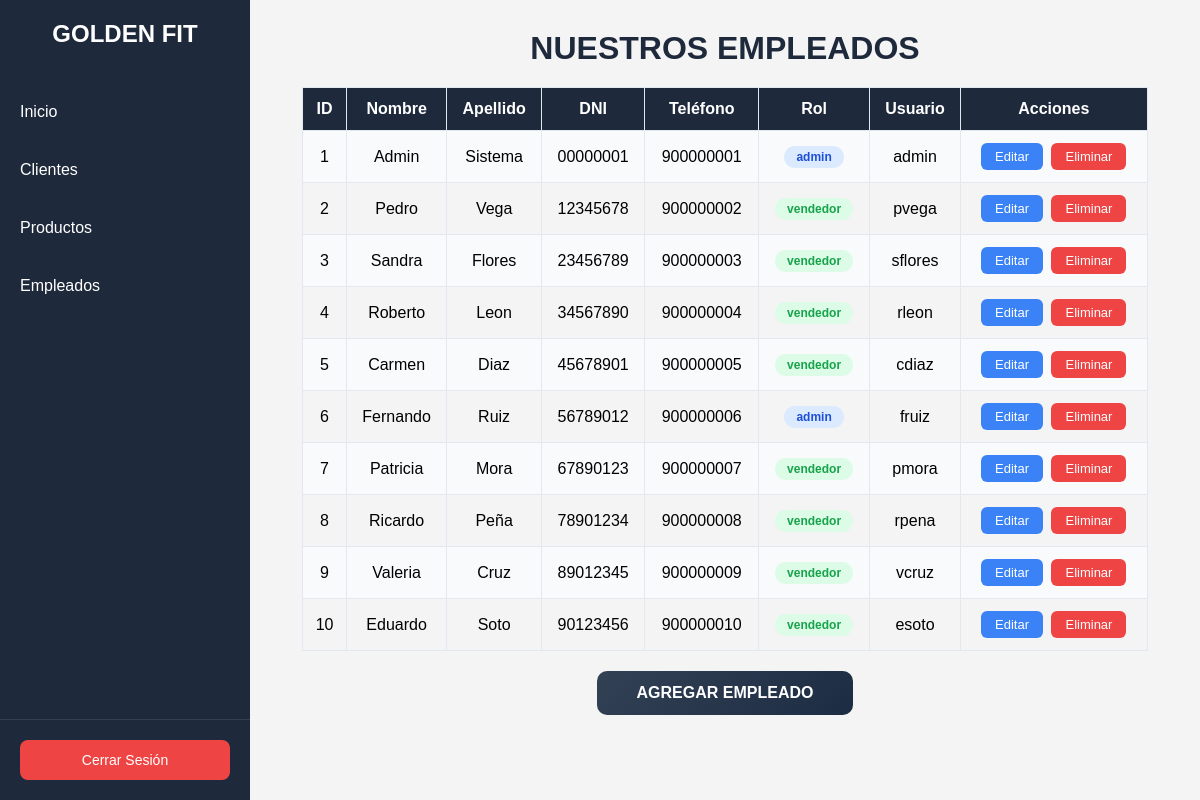
Screenshot of /controllers/empleadoController.php (signed in) with the database file from the repository.
### tables this page shows
CREATE TABLE `empleado` (
  `ID_empleado` int(11) NOT NULL,
  `Nombre` varchar(50) NOT NULL,
  `Apellido` varchar(80) NOT NULL,
  `DNI` varchar(8) NOT NULL,
  `Telefono` varchar(15) NOT NULL,
  `Rol` varchar(50) NOT NULL,
  `Usuario` varchar(50) NOT NULL,
  `Clave` varchar(255) NOT NULL
);

### models/empleado.php (called while the page is built, shortened)
<?php
class Empleado {
    public function MostrarEmpleados($conexion) {
        return mysqli_query($conexion, "SELECT * FROM empleado ORDER BY ID_empleado ASC");
    }
}
?>

### views/empleados.php (the view, shortened to what this page needs)
<!DOCTYPE html>
<html lang="es">
<head>
</head>
<body>
<div class="sidebar">
    <h2>GOLDEN FIT</h2>
    <nav>
        <ul>
            <li><a href="../views/vistaUsuario.php">Inicio</a></li>
            <li><a href="../controllers/usuarioController.php">Clientes</a></li>
            <li><a href="../controllers/productoController.php">Productos</a></li>
            <li><a href="../controllers/empleadoController.php">Empleados</a></li>
        </ul>
    </nav>
    <div class="sidebar-footer">
        <?php if (!empty($_SESSION['logueado'])): ?>
            <a href="../controllers/LoginController.php?accion=logout" class="btn-cerrar-sesion">Cerrar Sesión</a>
        <?php else: ?>
            <a href="../views/index.php" class="btn-sesion">Iniciar Sesión</a>
        <?php endif; ?>
    </div>
</div>
<div class="contenido">
    <h1>NUESTROS EMPLEADOS</h1>
    <table>
        <tr>
            <th>ID</th><th>Nombre</th><th>Apellido</th><th>DNI</th>
            <th>Teléfono</th><th>Rol</th><th>Usuario</th><th>Acciones</th>
        </tr>
        <?php while ($fila = mysqli_fetch_assoc($empleados)): ?>
        <tr>
            <td><?php echo htmlspecialchars($fila['ID_empleado']); ?></td>
            <td><?php echo htmlspecialchars($fila['Nombre']); ?></td>
            <td><?php echo htmlspecialchars($fila['Apellido']); ?></td>
            <td><?php echo htmlspecialchars($fila['DNI']); ?></td>
            <td><?php echo htmlspecialchars($fila['Telefono']); ?></td>
            <td>
                <?php $clase = ($fila['Rol'] === 'admin') ? 'badge-admin' : 'badge-vendedor'; ?>
                <span class="badge-rol <?php echo $clase; ?>">
                    <?php echo htmlspecialchars($fila['Rol']); ?>
                </span>
            </td>
            <td><?php echo htmlspecialchars($fila['Usuario']); ?></td>
            <td>
                <button class="btn-editamos" onclick="abrirEditar(
                    '<?php echo $fila['ID_empleado']; ?>',
                    '<?php echo addslashes($fila['Nombre']); ?>',
                    '<?php echo addslashes($fila['Apellido']); ?>',
                    '<?php echo addslashes($fila['DNI']); ?>',
                    '<?php echo addslashes($fila['Telefono']); ?>',
                    '<?php echo addslashes($fila['Rol']); ?>',
                    '<?php echo addslashes($fila['Usuario']); ?>'
                )">Editar</button>
                <button class="btn-eliminar" onclick="eliminar('<?php echo $fila['ID_empleado']; ?>')">Eliminar</button>
            </td>
        </tr>
        <?php endwhile; ?>
    </table>
    <button class="btn-agregar" onclick="abrirModal()">AGREGAR EMPLEADO</button>
</div>
</body>
</html>

### views/empleados.php (style rules this page uses)
* { margin:0; padding:0; box-sizing:border-box; font-family:Arial,Helvetica,sans-serif; }
body { display:flex; background:#f4f4f4; }
.sidebar { width:250px; height:100vh; background:#1e293b; padding-top:20px; position:fixed; display:flex; flex-direction:column; }
.sidebar h2 { color:white; text-align:center; margin-bottom:30px; }
.sidebar nav { flex:1; }
.sidebar ul { list-style:none; }
.sidebar ul li { margin:10px 0; }
.sidebar ul li a { display:block; color:white; text-decoration:none; padding:15px 20px; transition:0.3s; }
.sidebar-footer { padding:20px; border-top:1px solid #334155; }
.btn-cerrar-sesion { display:block; width:100%; padding:12px; background:#ef4444; color:white; border:none; border-radius:8px; font-size:14px; text-align:center; text-decoration:none; cursor:pointer; transition:0.3s; }
.contenido { margin-left:250px; padding:30px; width:100%; }
.contenido h1 { margin-bottom:20px; color:#1e293b; text-align:center; }
table { width:95%; border-collapse:collapse; margin:0 auto 20px; }
th, td { border:1px solid #e2e8f0; padding:12px 10px; text-align:center; }
th { background:#1e293b; color:white; }
tr:nth-child(even) { background:#f8fafc; }
.badge-rol { display:inline-block; padding:4px 12px; border-radius:20px; font-size:12px; font-weight:bold; }
.badge-admin { background:#dbeafe; color:#1d4ed8; }
.badge-vendedor { background:#dcfce7; color:#16a34a; }
.btn-editamos { padding:6px 14px; background:#3b82f6; color:white; border:none; border-radius:6px; cursor:pointer; font-size:13px; margin-right:4px; }
.btn-eliminar { padding:6px 14px; background:#ef4444; color:white; border:none; border-radius:6px; cursor:pointer; font-size:13px; }
.btn-agregar { display:block; width:auto; margin:10px auto; padding:13px 40px; background:linear-gradient(135deg,#334155,#1c2c42); color:white; border:none; border-radius:10px; font-size:16px; font-weight:bold; cursor:pointer; transition:0.3s; }

### rows the page displays
empleado: ID_empleado "1", Nombre "Admin", Apellido "Sistema", DNI "00000001", Telefono "900000001", Rol "admin", Usuario "admin"
empleado: ID_empleado "2", Nombre "Pedro", Apellido "Vega", DNI "12345678", Telefono "900000002", Rol "vendedor", Usuario "pvega"
empleado: ID_empleado "3", Nombre "Sandra", Apellido "Flores", DNI "23456789", Telefono "900000003", Rol "vendedor", Usuario "sflores"
empleado: ID_empleado "4", Nombre "Roberto", Apellido "Leon", DNI "34567890", Telefono "900000004", Rol "vendedor", Usuario "rleon"
empleado: ID_empleado "5", Nombre "Carmen", Apellido "Diaz", DNI "45678901", Telefono "900000005", Rol "vendedor", Usuario "cdiaz"
empleado: ID_empleado "6", Nombre "Fernando", Apellido "Ruiz", DNI "56789012", Telefono "900000006", Rol "admin", Usuario "fruiz"
empleado: ID_empleado "7", Nombre "Patricia", Apellido "Mora", DNI "67890123", Telefono "900000007", Rol "vendedor", Usuario "pmora"
empleado: ID_empleado "8", Nombre "Ricardo", Apellido "Peña", DNI "78901234", Telefono "900000008", Rol "vendedor", Usuario "rpena"
empleado: ID_empleado "9", Nombre "Valeria", Apellido "Cruz", DNI "89012345", Telefono "900000009", Rol "vendedor", Usuario "vcruz"
empleado: ID_empleado "10", Nombre "Eduardo", Apellido "Soto", DNI "90123456", Telefono "900000010", Rol "vendedor", Usuario "esoto"
